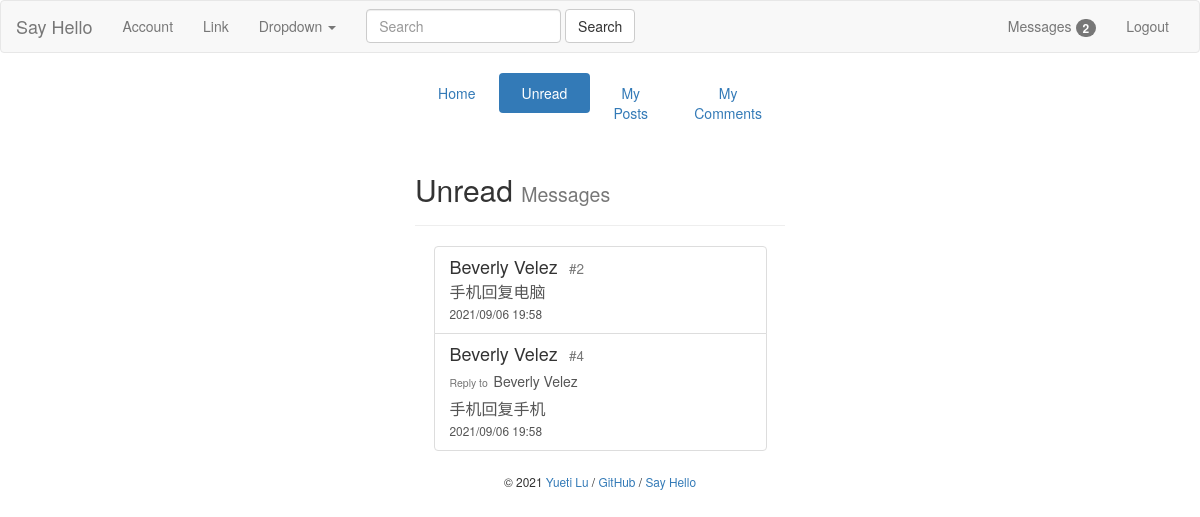
Page /admin/unreadMessages (signed in) on the earlier database version.
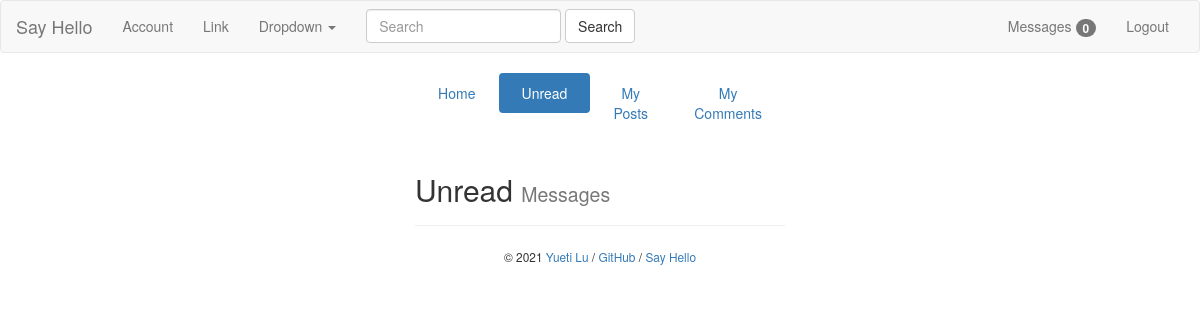
Same page on the later database version.
### bluelog/models.py (models this page shows)
class Comment(db.Model):
    id = db.Column(db.Integer, primary_key=True)
    name = db.Column(db.String(30))
    body = db.Column(db.Text)
    replyTo = db.Column(db.String(30))
    commentFloor = db.Column(db.Integer)
    from_admin = db.Column(db.Boolean, default=False)
    timestamp = db.Column(db.DateTime, default=datetime.now, index=True)
    post_id = db.Column(db.Integer, db.ForeignKey('post.id'))
    post = db.relationship('Post', back_populates='comments')
    user_id = db.Column(db.Integer, db.ForeignKey('user.id'))
    user = db.relationship('User', back_populates='comments')

### bluelog/blueprints/admin.py (the view)
@admin_bp.route('/unreadMessages')
def manageUnreadMessages():
    if not current_user.is_authenticated:
        return redirect(url_for('blog.index'))
    else:
        unreadMessages = UnreadMessage.query.filter(and_(UnreadMessage.user_id == current_user.id,
                                                         UnreadMessage.haveRead == 0)).all()
        unreadMessages = Comment.query.filter(Comment.id.in_([unreadMessage.comment_id for unreadMessage in unreadMessages])).all()
        return render_template('admin/manageUnreadMessage.html', comments=unreadMessages)

### bluelog/forms.py
class SearchForm(FlaskForm):
    body = StringField('SearchMessage', validators=[DataRequired()])
    submit = SubmitField('Search')

### bluelog/__init__.py (called while the page is built)
def register_template_context(app):
    @app.context_processor
    def injectSearchForm():
        searchForm = SearchForm()
        return dict(searchForm=searchForm)
    @app.context_processor
    def injectUnreadMessage():
        if current_user.is_authenticated:
            user = User.query.get(current_user.id)
            unreadMessageNum = UnreadMessage.query.filter(and_(UnreadMessage.user_id == user.id,
                                                               UnreadMessage.haveRead == 0)).count()
            return dict(unreadMessageNum=unreadMessageNum)
        else:
            return dict(unreadMessageNum=0)

### bluelog/extensions.py (called while the page is built)
@login_manager.user_loader
def load_user(user_id):
    from bluelog.models import User
    user = User.query.get(int(user_id))
    return user

### bluelog/templates/admin/manageUnreadMessage.html
{% extends 'base.html' %}
{% from "macros.html" import show_flash with context %}
{% from "macros.html" import show_footer %}
{% from "macros.html" import show_comment_in_href %}
{% block content %}
    <div class="col-md-4"></div>
    <div class="col-md-4">
        <ul class="nav nav-pills nav-justified">
            <li role="presentation"><a href="{{ url_for('admin.index') }}">Home</a></li>
            <li role="presentation" class="active"><a href="{{ url_for('admin.manageUnreadMessages') }}">Unread</a></li>
            <li role="presentation"><a href="{{ url_for('admin.managePosts') }}">My Posts</a></li>
            <li role="presentation"><a href="{{ url_for('admin.manageComments') }}">My Comments</a></li>
        </ul>
        <div class="page-header">
            <h2>Unread <small>Messages</small></h2>
        </div>
        <ul class="list-group" style="margin:0 auto; width:90%">
            {% for comment in comments %}
                {{ show_comment_in_href(comment) }}
            {% endfor %}
        </ul>
        {{ show_footer() }}
    </div>
    <div class="col-md-4"></div>
{% endblock content %}

### bluelog/templates/macros.html (shortened to what this page needs)
{% macro show_footer() %}
    <footer class="text-center" style="margin-top: 20px;">
        <small> &copy; 2021 <a href="https://github.com/luyueti111" title="Written by Grey Li">Yueti Lu</a> /
            <a href="https://github.com/luyueti111/Bluelog" title="Fork me on GitHub">GitHub</a> /
            <a href="{{ url_for('blog.hello') }}" title="A HelloFlask project">Say Hello</a>
        </small>
    </footer>
{% endmacro %}
{% macro show_comment_in_href(comment) %}
    {% set post = comment.post %}
    <a class="list-group-item" href="{{ url_for('blog.replyPage', post_id=comment.post_id) }}">
        {% if comment.name == post.name %}
            <h4 class="list-group-item-heading text-info">{{ comment.name }}<small>&nbsp;&nbsp;&nbsp;#{{ comment.commentFloor }}</small>
            </h4>
        {% else %}
            <h4 class="list-group-item-heading">{{ comment.name }}<small>&nbsp;&nbsp;&nbsp;#{{ comment.commentFloor }}</small>
            </h4>
        {% endif %}
        {% if comment.replyTo is not none %}
            <h5><small>Reply to&nbsp;&nbsp;</small>{{ comment.replyTo }}</h5>
        {% endif %}
        <p class="list-group-item-text"
           style="width: 100%; word-break: break-all; word-wrap: break-word; font-size: medium">{{ comment.body }}</p>
        <small>
            {{ comment.timestamp.strftime('%Y/%m/%d %H:%M') }}
        </small>
    </a>
{% endmacro %}

Differences in the rows shown:
removed Comment: name "Beverly Velez", commentFloor "2", body "手机回复电脑", timestamp "2021/09/06 19:58"
removed Comment: name "Beverly Velez", commentFloor "4", replyTo "Beverly Velez", body "手机回复手机", timestamp "2021/09/06 19:58"
Other differences:
{{ unreadMessageNum }}: "2" → "0"
